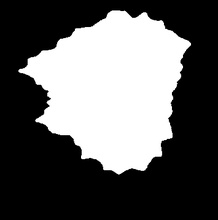
%> input picture a1.jpg, 218 x 220 px, shrunk from 355 x 358 before the run
$ octave area_elipses.m   (GNU Octave 9; MATLAB toolbox functions it lacks are replaced by stand-ins)
%> lines starting %> are read from the running program, lines starting %| are printed output that depends on the picture; in (x1, y1, x2, y2) boxes, pixels count from 0 and x2, y2 are one past the last pixel; in counts of white or black regions, pixels touching at a corner belong together; the program's own positions count from 1
clear
padi='C:\Users\Usuario\Documents\MATLAB\particulas';
[filenamed, pathd]= uigetfile({'*.*'},'Images of CLASS ','MultiSelect', 'on',padi);
%> the answer given: a1.jpg
if pathd==0
    error('No files, try again, run function again');
end

if iscell(filenamed)
    nclass=length(filenamed);
    images=cell(nclass,1);
    for i=1:nclass
        I=imread([pathd, filenamed{i}]);
        if size(I,3)>3
            I=I(:,:,1:3);
        end
        images{i}=im2bw(mat2gray(I));

    end
else
    I=imread([pathd, filenamed]);
%> I is the input picture: size 220x218x3 uint8; min 0, max 255, mean 93.7
    if size(I,3)>3
        I=I(:,:,1:3);
    end
    images{1}=im2bw(mat2gray(I));
    nclass=1;
end

nc=128;   %%% n鷐ero de arm髇icos
ncr=3;    %%% N鷐ero de arm髇icos para la reconstrucci髇
graf=1;   %%% visualizaci髇 de la reconstrucci髇
% figure, hold on
for i=1:nclass
        image=images{i};
        imt=uint8(image*255);
        s = regionprops(image,'centroid','PixelIdxList');
        cen = cat(1,s.Centroid);
        obj=length(s);
    for io=1:obj
        image=false(size(image));
        image(s(io).PixelIdxList)=1;
        [a,b,c,d,A0,C0,mn]=elifou(image,nc,1);
        real=zeros(mn,2);
        recon=real;
        mag=zeros(1, mn);
        for nt=1:nc
            thn=0.5*atand ( (2*(a(nt)*b(nt) +c(nt)*d(nt))) / (a(nt).^2+c(nt).^2-b(nt).^2-d(nt).^2)  );
            t=[cosd(thn) sind(thn); -sind(thn) cosd(thn)]*[a(nt),c(nt);b(nt),d(nt)];
            ang1=atand(t(3)/t(1));
            ang2=atand(t(4)/t(2));
            l1=sqrt(t(1).^2 + t(3).^2);
            l2=sqrt(t(2).^2 + t(4).^2);
            area(nt)= abs(l1) * abs(l2)  *pi;
            [ma,ma2]=max(abs([l1, l2]));
            if ma2==1
                exc(nt)= (l2/l1);
            else
                exc(nt)= (l1/l2);
            end
        end
        for ip=4:length(area)-5
            suma(ip-3)=sum(area(ip:ip+5));
        end
        area=area/sum(area);
        %    figure,% subplot(1,2,1)
        areacum=(cumsum(area));
        %    plot(log(1:length(suma)),log(suma))
        um=find(areacum>=0.993,1);

        % [9 lines of commented-out code are left out]
        for t = 1 : mn
            x = 0.0;
            y = 0.0;
            for ii = 1: nc
                x = x + (a(ii) * cos(2 * ii * pi * t / mn) + b(ii) * sin(2 * ii * pi * t / mn));
                y = y + (c(ii) * cos(2 * ii * pi * t / mn) + d(ii) * sin(2 * ii * pi * t / mn));
            end
            real(t,1) = A0 + x;
            real(t,2) = C0 + y;

            x = 0.0;
            y = 0.0;
            for ii = 1: um
                x = x + (a(ii) * cos(2 * ii * pi * t / mn) + b(ii) * sin(2 * ii * pi * t / mn));
                y = y + (c(ii) * cos(2 * ii * pi * t / mn) + d(ii) * sin(2 * ii * pi * t / mn));
            end
            recon(t,1) = A0 + x;
            recon(t,2) = C0 + y;
            mag(t)=sqrt((real(t,1)-recon(t,1))^2+(real(t,2)-recon(t,2))^2);
            mag(t)=mag(t)*sign(real(t,2)-recon(t,2));
        end

        figure
        plot(recon(:,1), recon(:,2), 'r', 'linewidth', 2);
        axis equal
        hold on
        plot(real(:,1), real(:,2), 'k', 'linewidth', 2);
        a = abs(polyarea(recon(:,1),recon(:,2))-polyarea(real(:,1),real(:,2)))/(polyarea(real(:,1),real(:,2)))*100;
        imt=insertText(imt,[cen(io,1),cen(io,2)],num2str(a),'FontSize',45,'BoxColor',...
                       'yellow','BoxOpacity',0.4,'TextColor','black');
%         title(num2str(a))
    end
     figure, imshow(imt);
end
%> this loop made 1 pass
%> (s, cen, obj) on pass 1: ({Centroid [113.2 89.1]}, [113.2 89.06], 1)
%> pass 1, `image=images{i};`:
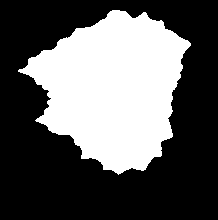
%> image: size 220x218 logical; 36.8% white; 1 white region, box (x1, y1, x2, y2) and area: (18, 10, 191, 175) 17632
%> pass 1, `imshow(imt)`:
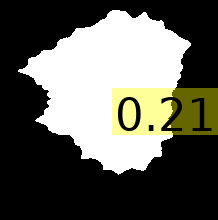
%> displayed picture: size 220x218x3, on the screen's scale of 0 to 255; mean R, G, B 95.2, 95.2, 86.4
%> after the loop, area = 128 values, max 0.992 at index 1, min 1.11e-09 at index 125, mean 0.00781; exc = 128 values, max 0.968 at index 1, min 0.000362 at index 36, mean 0.339; mag = 528 values, max 0.188 at index 57, min -0.219 at index 21, mean 3.35e-05; real = 528 rows, first 12: [-0.839 0.0359; -0.823 0.0416; -0.812 0.052; -0.81 0.0648; -0.817 0.0787; -0.823 0.0937; -0.82 0.109; -0.811 0.12; -0.799 0.125; -0.783 0.126; -0.767 0.129; -0.757 0.138]; recon = 528 rows, first 12: [-0.946 0.0973; -0.948 0.108; -0.95 0.118; -0.952 0.128; -0.953 0.138; -0.955 0.148; -0.956 0.159; -0.957 0.169; -0.959 0.178; -0.96 0.188; -0.96 0.198; -0.961 0.208]; suma = 120 values, max 0.00301 at index 1, min 2.99e-07 at index 115, mean 0.000129

% [7 lines of commented-out code are left out]

$ run again, on a3.jpg
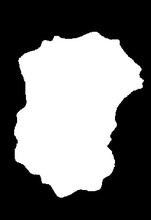
%> input picture a3.jpg, 151 x 220 px, shrunk from 256 x 374 before the run
%> I is the input picture: size 220x151x3 uint8; min 0, max 255, mean 113.1
%> the loop `for i=1:nclass` made 1 pass
%> (s, cen, obj) on pass 1: ({Centroid [73.4 110.5]}, [73.38 110.5], 1)
%> pass 1, `image=images{i};`:
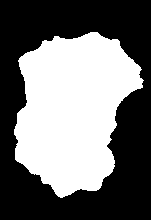
%> image: size 220x151 logical; 44.3% white; 1 white region, box (x1, y1, x2, y2) and area: (14, 32, 144, 198) 14722
%> pass 1, `imshow(imt)`:
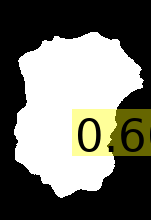
%> displayed picture: size 220x151x3, on the screen's scale of 0 to 255; mean R, G, B 114.9, 114.9, 105.6
%> after the loop `for i=1:nclass`: area = 128 values, max 0.994 at index 1, min 2.28e-10 at index 112, mean 0.00781; exc = 128 values, max 0.805 at index 115, min 0.000175 at index 40, mean 0.291; mag = 459 values, max 0.234 at index 121, min -0.195 at index 175, mean -0.00344; real = 459 rows, first 12: [-1.11 -0.052; -1.11 -0.0653; -1.11 -0.0786; -1.12 -0.093; -1.11 -0.107; -1.1 -0.117; -1.09 -0.127; -1.08 -0.138; -1.08 -0.151; -1.07 -0.162; -1.06 -0.174; -1.05 -0.187]; recon = 459 rows, first 12: [-1 -0.0102; -1 -0.0204; -0.999 -0.0306; -0.999 -0.0408; -0.998 -0.051; -0.997 -0.0612; -0.995 -0.0714; -0.994 -0.0815; -0.992 -0.0917; -0.991 -0.102; -0.989 -0.112; -0.987 -0.122]; suma = 120 values, max 0.00235 at index 1, min 1.62e-07 at index 114, mean 8.27e-05

$ run again, on a4.jpg
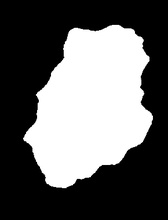
%> input picture a4.jpg, 168 x 220 px, shrunk from 290 x 380 before the run
%> I is the input picture: size 220x168x3 uint8; min 0, max 255, mean 97.8
%> the loop `for i=1:nclass` made 1 pass
%> (s, cen, obj) on pass 1: ({Centroid [91.4 106.3]}, [91.42 106.3], 1)
%> pass 1, `image=images{i};`:
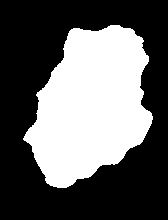
%> image: size 220x168 logical; 38.3% white; 1 white region, box (x1, y1, x2, y2) and area: (23, 25, 153, 188) 14168
%> pass 1, `imshow(imt)`:
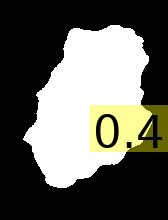
%> displayed picture: size 220x168x3, on the screen's scale of 0 to 255; mean R, G, B 97.1, 97.1, 88.7
%> after the loop `for i=1:nclass`: area = 128 values, max 0.993 at index 1, min 2.08e-10 at index 109, mean 0.00781; exc = 128 values, max 0.808 at index 43, min 0.00226 at index 109, mean 0.274; mag = 439 values, max 0.163 at index 153, min -0.118 at index 7, mean 0.00441; real = 439 rows, first 12: [-1.13 0.0105; -1.13 -0.00263; -1.12 -0.0166; -1.12 -0.0307; -1.12 -0.0441; -1.12 -0.0577; -1.11 -0.0718; -1.11 -0.0853; -1.1 -0.0985; -1.09 -0.112; -1.09 -0.127; -1.08 -0.14]; recon = 439 rows, first 12: [-1 -0.0101; -1 -0.0202; -0.999 -0.0304; -0.998 -0.0405; -0.997 -0.0506; -0.996 -0.0606; -0.995 -0.0707; -0.993 -0.0808; -0.992 -0.0908; -0.99 -0.101; -0.988 -0.111; -0.985 -0.121]; suma = 120 values, max 0.00502 at index 1, min 1.58e-07 at index 81, mean 0.000129

$ run again, on a5.jpg
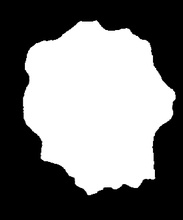
%> input picture a5.jpg, 183 x 220 px, shrunk from 280 x 337 before the run
%> I is the input picture: size 220x183x3 uint8; min 0, max 255, mean 120.4
%> the loop `for i=1:nclass` made 1 pass
%> (s, cen, obj) on pass 1: ({Centroid [97.6 105.8]}, [97.59 105.8], 1)
%> pass 1, `image=images{i};`:
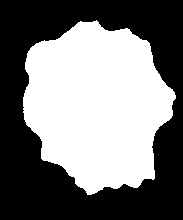
%> image: size 220x183 logical; 47.2% white; 1 white region, box (x1, y1, x2, y2) and area: (23, 20, 176, 195) 19006
%> pass 1, `imshow(imt)`:
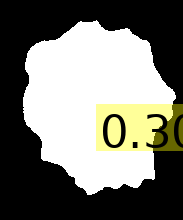
%> displayed picture: size 220x183x3, on the screen's scale of 0 to 255; mean R, G, B 119.3, 119.3, 110.8
%> after the loop `for i=1:nclass`: area = 128 values, max 0.998 at index 1, min 4.31e-10 at index 123, mean 0.00781; exc = 128 values, max 0.861 at index 1, min 0.00585 at index 88, mean 0.323; mag = 496 values, max 0.113 at index 278, min -0.167 at index 316, mean -0.00164; real = 496 rows, first 12: [-0.998 -0.00184; -0.995 -0.0141; -0.987 -0.0262; -0.98 -0.039; -0.975 -0.0519; -0.973 -0.0642; -0.97 -0.0768; -0.965 -0.0899; -0.961 -0.103; -0.959 -0.115; -0.955 -0.128; -0.949 -0.141]; recon = 496 rows, first 12: [-1 -0.0109; -1 -0.0218; -0.999 -0.0327; -0.999 -0.0436; -0.998 -0.0545; -0.997 -0.0654; -0.996 -0.0763; -0.995 -0.0871; -0.994 -0.098; -0.992 -0.109; -0.99 -0.12; -0.988 -0.13]; suma = 120 values, max 0.00343 at index 2, min 1.38e-07 at index 100, mean 0.000124
